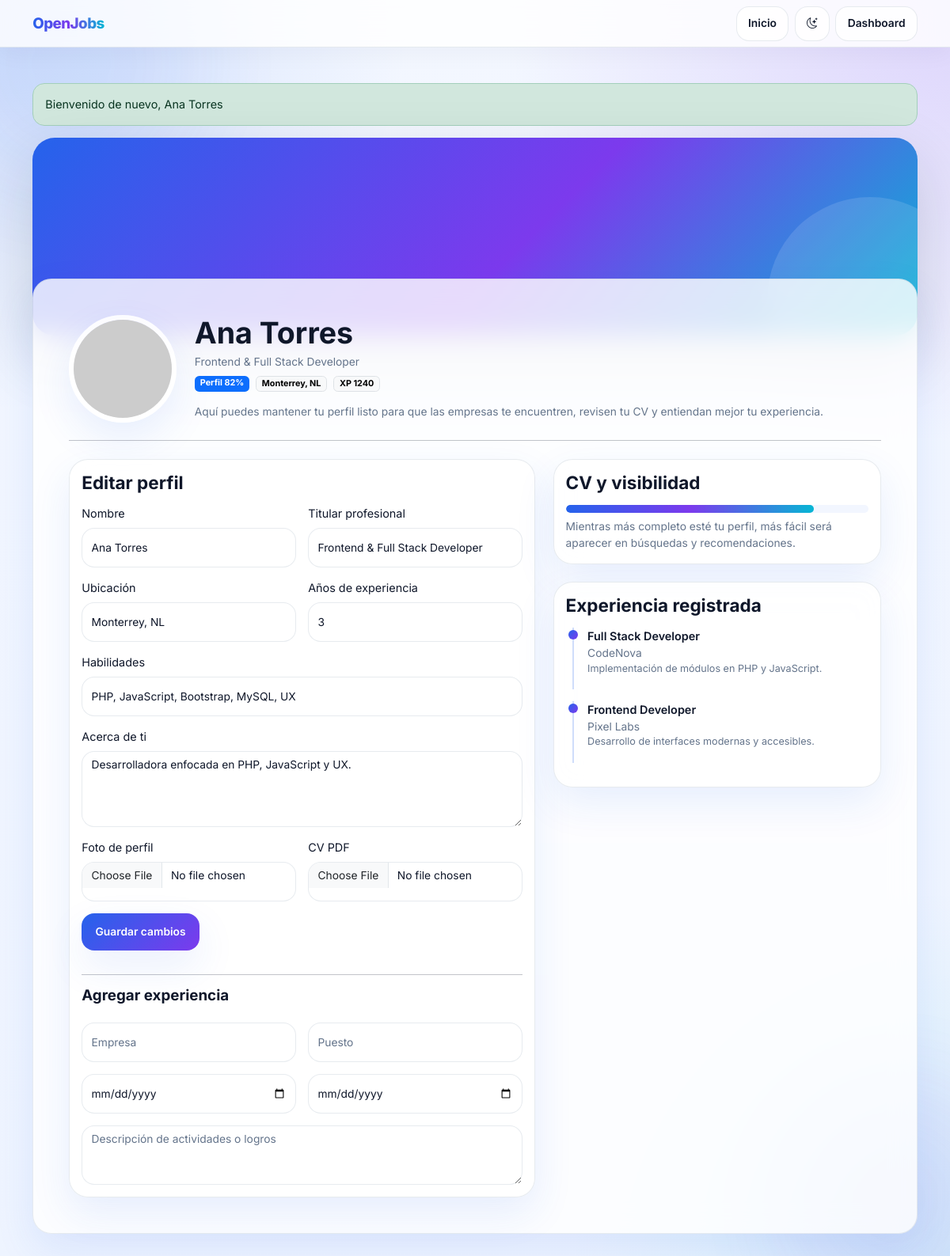
The app's page /profile.php (signed in) with its own data.
### tables this page shows
CREATE TABLE users (
  id INT AUTO_INCREMENT PRIMARY KEY,
  name VARCHAR(150) NOT NULL,
  email VARCHAR(150) NOT NULL UNIQUE,
  password VARCHAR(255) NOT NULL,
  role ENUM('admin','support','talent','company') NOT NULL,
  avatar VARCHAR(255) NULL,
  google_auth TINYINT(1) NOT NULL DEFAULT 0,
  points INT NOT NULL DEFAULT 0,
  level INT NOT NULL DEFAULT 1,
  created_at TIMESTAMP NULL DEFAULT CURRENT_TIMESTAMP
);

CREATE TABLE talent_profiles (
  id INT AUTO_INCREMENT PRIMARY KEY,
  user_id INT NOT NULL,
  headline VARCHAR(255) NULL,
  bio TEXT NULL,
  skills TEXT NULL,
  experience_years INT NOT NULL DEFAULT 0,
  location VARCHAR(150) NULL,
  xp INT NOT NULL DEFAULT 0,
  cv_file VARCHAR(255) NULL,
  CONSTRAINT fk_tp_user FOREIGN KEY (user_id) REFERENCES users(id) ON DELETE CASCADE
);

CREATE TABLE experience_work (
  id INT AUTO_INCREMENT PRIMARY KEY,
  user_id INT NOT NULL,
  company VARCHAR(150) NOT NULL,
  position VARCHAR(150) NOT NULL,
  start_date DATE NULL,
  end_date DATE NULL,
  description TEXT NULL,
  CONSTRAINT fk_exp_user FOREIGN KEY (user_id) REFERENCES users(id) ON DELETE CASCADE
);

### app/helpers/helpers.php (called while the page is built, shortened)
<?php
function e(?string $value): string { return htmlspecialchars((string)$value, ENT_QUOTES, 'UTF-8'); }
function current_user(): ?array { return $_SESSION['user'] ?? null; }
function flash(string $key, ?string $value = null): ?string {
    $v = $_SESSION['_flash'][$key] ?? null; unset($_SESSION['_flash'][$key]); return $v;
}
function uploaded_url(?string $path): ?string {
    if (preg_match('~^https?://~i', $path)) return $path;
    return url(ltrim($path, '/'));
}

### profile.php (the view, shortened to what this page needs)
<?php
require_once __DIR__ . '/app/helpers/helpers.php';
$u = current_user();
$pdo = db();
$success = flash('success');
$checkUser = $pdo->prepare('SELECT id,name,email,role,avatar,points,level FROM users WHERE id=? LIMIT 1');
$checkUser->execute([(int)($u['id'] ?? 0)]);
$freshUser = $checkUser->fetch();
$u = array_merge($u, $freshUser);
if ($u['role'] === 'talent') {
    $stmt = $pdo->prepare('SELECT * FROM talent_profiles WHERE user_id=?');
    $stmt->execute([$u['id']]);
    $profile = $stmt->fetch();
    $exp = $pdo->prepare('SELECT * FROM experience_work WHERE user_id=? ORDER BY start_date DESC');
    $exp->execute([$u['id']]);
    $experiences = $exp->fetchAll();
    $completion = 0;
    foreach (['headline', 'bio', 'skills', 'location', 'cv_file'] as $field) {
        if (!empty($profile[$field])) $completion += 18;
    }
    if (count($experiences) > 0) $completion += 10;
    $completion = min(100, $completion);
}
$avatarUrl = uploaded_url($u['avatar'] ?? null) ?: 'https://placehold.co/136x136';
?>
<!doctype html>
<html lang="es">
<head>
<link rel="stylesheet" href="https://cdn.jsdelivr.net/npm/bootstrap@5.3.3/dist/css/bootstrap.min.css">
<link rel="stylesheet" href="https://cdn.jsdelivr.net/npm/bootstrap-icons@1.11.3/font/bootstrap-icons.min.css">
<link rel="stylesheet" href="https://unpkg.com/leaflet@1.9.4/dist/leaflet.css">
<link rel="stylesheet" href="assets/css/styles.css">
</head>
<body class="page-shell">
<nav class="navbar navbar-expand-lg sticky-top navbar-premium">
    <div class="container">
        <a class="navbar-brand brand-gradient" href="dashboard.php">OpenJobs</a>
        <div class="ms-auto d-flex gap-2">
            <a class="btn btn-soft" href="index.php">Inicio</a>
            <button onclick="toggleTheme()" class="btn btn-soft"><i class="bi bi-moon-stars"></i></button>
            <a class="btn btn-soft" href="dashboard.php">Dashboard</a>
        </div>
    </div>
</nav>
<div class="container py-4 py-lg-5">
    <?php if($success): ?><div class="alert alert-success rounded-4"><?= e($success) ?></div><?php endif; ?>
    <?php if($u['role']==='talent'): ?>
        <div class="profile-banner"></div>
        <div class="profile-card p-4 p-lg-5">
            <div class="d-flex flex-column flex-lg-row align-items-lg-start gap-4">
                <img src="<?= e($avatarUrl) ?>" class="avatar-xl" alt="avatar">
                <div class="flex-grow-1">
                    <h1 class="fw-bold mb-1"><?= e($u['name']) ?></h1>
                    <p class="section-subtitle mb-2"><?= e($profile['headline'] ?? 'Talento OpenJobs') ?></p>
                    <div class="d-flex gap-2 flex-wrap mb-3">
                        <span class="badge text-bg-primary">Perfil <?= $completion ?>%</span>
                        <span class="badge text-bg-light border"><?= e($profile['location'] ?? 'Sin ubicación') ?></span>
                        <span class="badge text-bg-light border">XP <?= (int)($profile['xp'] ?? 0) ?></span>
                    </div>
                    <p class="small section-subtitle mb-0">Aquí puedes mantener tu perfil listo para que las empresas te encuentren, revisen tu CV y entiendan mejor tu experiencia.</p>
                </div>
            </div>
            <hr class="my-4">
            <div class="row g-4">
                <div class="col-lg-7">
                    <div class="panel-card">
                        <h4 class="fw-bold mb-3">Editar perfil</h4>
                        <form method="post" enctype="multipart/form-data" class="row g-3">
                            <div class="col-md-6"><label class="form-label">Nombre</label><input name="name" class="form-control" value="<?= e($u['name']) ?>"></div>
                            <div class="col-md-6"><label class="form-label">Titular profesional</label><input name="headline" class="form-control" value="<?= e($profile['headline'] ?? '') ?>"></div>
                            <div class="col-md-6"><label class="form-label">Ubicación</label><input name="location" class="form-control" value="<?= e($profile['location'] ?? '') ?>"></div>
                            <div class="col-md-6"><label class="form-label">Años de experiencia</label><input type="number" name="experience_years" class="form-control" value="<?= (int)($profile['experience_years'] ?? 0) ?>"></div>
                            <div class="col-12"><label class="form-label">Habilidades</label><input name="skills" class="form-control" value="<?= e($profile['skills'] ?? '') ?>" placeholder="PHP, JavaScript, UX, SQL"></div>
                            <div class="col-12"><label class="form-label">Acerca de ti</label><textarea name="bio" class="form-control" rows="4"><?= e($profile['bio'] ?? '') ?></textarea></div>
                            <div class="col-md-6"><label class="form-label">Foto de perfil</label><input type="file" name="avatar" class="form-control" accept="image/*"></div>
                            <div class="col-md-6"><label class="form-label">CV PDF</label><input type="file" name="cv" class="form-control" accept="application/pdf"></div>
                            <div class="col-12"><button class="btn btn-gradient">Guardar cambios</button></div>
                            <div class="col-12"><hr><h5 class="fw-bold">Agregar experiencia</h5></div>
                            <div class="col-md-6"><input name="exp_company" class="form-control" placeholder="Empresa"></div>
                            <div class="col-md-6"><input name="exp_position" class="form-control" placeholder="Puesto"></div>
                            <div class="col-md-6"><input type="date" name="exp_start" class="form-control"></div>
                            <div class="col-md-6"><input type="date" name="exp_end" class="form-control"></div>
                            <div class="col-12"><textarea name="exp_description" class="form-control" rows="3" placeholder="Descripción de actividades o logros"></textarea></div>
                        </form>
                    </div>
                </div>
                <div class="col-lg-5">
                    <div class="panel-card mb-4">
                        <h4 class="fw-bold mb-3">CV y visibilidad</h4>
                        <div class="progress-modern mb-2"><span style="width:<?= $completion ?>%"></span></div>
                        <div class="small section-subtitle">Mientras más completo esté tu perfil, más fácil será aparecer en búsquedas y recomendaciones.</div>
                    </div>
                    <div class="panel-card">
                        <h4 class="fw-bold mb-3">Experiencia registrada</h4>
                        <?php foreach($experiences as $row): ?>
                            <div class="timeline-item">
                                <div class="fw-semibold"><?= e($row['position']) ?></div>
                                <div class="section-subtitle"><?= e($row['company']) ?></div>
                                <div class="small"><?= e($row['description']) ?></div>
                            </div>
                        <?php endforeach; ?>
                    </div>
                </div>
            </div>
        </div>
    <?php endif; ?>
</div>
</body>
</html>

### records on screen
users: name "Ana Torres"
talent_profiles: headline "Frontend & Full Stack Developer", location "Monterrey, NL", xp "1240", experience_years "3", skills "PHP, JavaScript, Bootstrap, MySQL, UX", bio "Desarrolladora enfocada en PHP, JavaScript y UX."
experience_work: position "Full Stack Developer", company "CodeNova", description "Implementación de módulos en PHP y JavaScript."
experience_work: position "Frontend Developer", company "Pixel Labs", description "Desarrollo de interfaces modernas y accesibles."

### other values on screen
$success "Bienvenido de nuevo, Ana Torres"
$completion "82"
